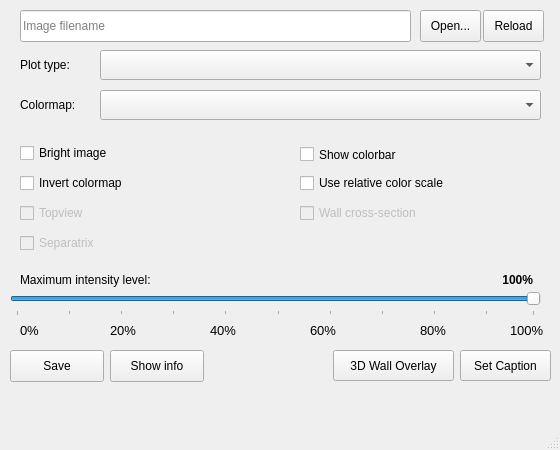
<?xml version="1.0" encoding="UTF-8"?>
<ui version="4.0">
 <class>MainWindow</class>
 <widget class="QMainWindow" name="MainWindow">
  <property name="geometry">
   <rect>
    <x>0</x>
    <y>0</y>
    <width>560</width>
    <height>450</height>
   </rect>
  </property>
  <property name="minimumSize">
   <size>
    <width>560</width>
    <height>450</height>
   </size>
  </property>
  <property name="maximumSize">
   <size>
    <width>560</width>
    <height>450</height>
   </size>
  </property>
  <property name="windowTitle">
   <string>SOFT Image Visualization</string>
  </property>
  <widget class="QWidget" name="centralwidget">
   <widget class="QPushButton" name="btnOpen">
    <property name="geometry">
     <rect>
      <x>420</x>
      <y>10</y>
      <width>61</width>
      <height>32</height>
     </rect>
    </property>
    <property name="text">
     <string>Open...</string>
    </property>
   </widget>
   <widget class="QPushButton" name="btnReload">
    <property name="geometry">
     <rect>
      <x>483</x>
      <y>10</y>
      <width>61</width>
      <height>32</height>
     </rect>
    </property>
    <property name="text">
     <string>Reload</string>
    </property>
   </widget>
   <widget class="QLineEdit" name="txtFilename">
    <property name="geometry">
     <rect>
      <x>20</x>
      <y>10</y>
      <width>391</width>
      <height>32</height>
     </rect>
    </property>
    <property name="placeholderText">
     <string>Image filename</string>
    </property>
   </widget>
   <widget class="QComboBox" name="cbPlotType">
    <property name="geometry">
     <rect>
      <x>100</x>
      <y>50</y>
      <width>441</width>
      <height>30</height>
     </rect>
    </property>
   </widget>
   <widget class="QLabel" name="label">
    <property name="geometry">
     <rect>
      <x>20</x>
      <y>55</y>
      <width>71</width>
      <height>20</height>
     </rect>
    </property>
    <property name="text">
     <string>Plot type:</string>
    </property>
   </widget>
   <widget class="QLabel" name="label_2">
    <property name="geometry">
     <rect>
      <x>20</x>
      <y>95</y>
      <width>71</width>
      <height>20</height>
     </rect>
    </property>
    <property name="text">
     <string>Colormap:</string>
    </property>
   </widget>
   <widget class="QComboBox" name="cbColormap">
    <property name="geometry">
     <rect>
      <x>100</x>
      <y>90</y>
      <width>441</width>
      <height>30</height>
     </rect>
    </property>
   </widget>
   <widget class="QSlider" name="sliderIntensity">
    <property name="geometry">
     <rect>
      <x>10</x>
      <y>290</y>
      <width>531</width>
      <height>26</height>
     </rect>
    </property>
    <property name="minimum">
     <number>1</number>
    </property>
    <property name="maximum">
     <number>100</number>
    </property>
    <property name="pageStep">
     <number>10</number>
    </property>
    <property name="value">
     <number>100</number>
    </property>
    <property name="tracking">
     <bool>true</bool>
    </property>
    <property name="orientation">
     <enum>Qt::Horizontal</enum>
    </property>
    <property name="tickPosition">
     <enum>QSlider::TicksBelow</enum>
    </property>
    <property name="tickInterval">
     <number>10</number>
    </property>
   </widget>
   <widget class="QLabel" name="label_3">
    <property name="geometry">
     <rect>
      <x>20</x>
      <y>270</y>
      <width>171</width>
      <height>20</height>
     </rect>
    </property>
    <property name="text">
     <string>Maximum intensity level:</string>
    </property>
   </widget>
   <widget class="QLabel" name="label_5">
    <property name="geometry">
     <rect>
      <x>110</x>
      <y>320</y>
      <width>31</width>
      <height>21</height>
     </rect>
    </property>
    <property name="font">
     <font>
      <pointsize>10</pointsize>
     </font>
    </property>
    <property name="text">
     <string>20%</string>
    </property>
   </widget>
   <widget class="QLabel" name="label_6">
    <property name="geometry">
     <rect>
      <x>210</x>
      <y>320</y>
      <width>31</width>
      <height>21</height>
     </rect>
    </property>
    <property name="font">
     <font>
      <pointsize>10</pointsize>
     </font>
    </property>
    <property name="text">
     <string>40%</string>
    </property>
   </widget>
   <widget class="QLabel" name="label_7">
    <property name="geometry">
     <rect>
      <x>310</x>
      <y>320</y>
      <width>31</width>
      <height>21</height>
     </rect>
    </property>
    <property name="font">
     <font>
      <pointsize>10</pointsize>
     </font>
    </property>
    <property name="text">
     <string>60%</string>
    </property>
   </widget>
   <widget class="QLabel" name="label_8">
    <property name="geometry">
     <rect>
      <x>420</x>
      <y>320</y>
      <width>31</width>
      <height>21</height>
     </rect>
    </property>
    <property name="font">
     <font>
      <pointsize>10</pointsize>
     </font>
    </property>
    <property name="text">
     <string>80%</string>
    </property>
   </widget>
   <widget class="QLabel" name="label_9">
    <property name="geometry">
     <rect>
      <x>510</x>
      <y>320</y>
      <width>41</width>
      <height>21</height>
     </rect>
    </property>
    <property name="font">
     <font>
      <pointsize>10</pointsize>
     </font>
    </property>
    <property name="text">
     <string>100%</string>
    </property>
   </widget>
   <widget class="QLabel" name="label_10">
    <property name="geometry">
     <rect>
      <x>20</x>
      <y>320</y>
      <width>21</width>
      <height>21</height>
     </rect>
    </property>
    <property name="font">
     <font>
      <pointsize>10</pointsize>
     </font>
    </property>
    <property name="text">
     <string>0%</string>
    </property>
   </widget>
   <widget class="QPushButton" name="btnSave">
    <property name="geometry">
     <rect>
      <x>10</x>
      <y>350</y>
      <width>94</width>
      <height>32</height>
     </rect>
    </property>
    <property name="text">
     <string>Save</string>
    </property>
   </widget>
   <widget class="QLabel" name="lblIntensity">
    <property name="geometry">
     <rect>
      <x>470</x>
      <y>270</y>
      <width>63</width>
      <height>20</height>
     </rect>
    </property>
    <property name="font">
     <font>
      <weight>75</weight>
      <bold>true</bold>
     </font>
    </property>
    <property name="layoutDirection">
     <enum>Qt::LeftToRight</enum>
    </property>
    <property name="text">
     <string>100%</string>
    </property>
    <property name="alignment">
     <set>Qt::AlignRight|Qt::AlignTrailing|Qt::AlignVCenter</set>
    </property>
   </widget>
   <widget class="QPushButton" name="btnInfo">
    <property name="geometry">
     <rect>
      <x>110</x>
      <y>350</y>
      <width>94</width>
      <height>32</height>
     </rect>
    </property>
    <property name="text">
     <string>Show info</string>
    </property>
   </widget>
   <widget class="QCheckBox" name="cbColorbar">
    <property name="geometry">
     <rect>
      <x>300</x>
      <y>140</y>
      <width>181</width>
      <height>29</height>
     </rect>
    </property>
    <property name="text">
     <string>Show colorbar</string>
    </property>
   </widget>
   <widget class="QPushButton" name="btnSetCaption">
    <property name="geometry">
     <rect>
      <x>460</x>
      <y>350</y>
      <width>91</width>
      <height>31</height>
     </rect>
    </property>
    <property name="text">
     <string>Set Caption</string>
    </property>
   </widget>
   <widget class="QCheckBox" name="cbInvert">
    <property name="geometry">
     <rect>
      <x>20</x>
      <y>170</y>
      <width>151</width>
      <height>26</height>
     </rect>
    </property>
    <property name="text">
     <string>Invert colormap</string>
    </property>
   </widget>
   <widget class="QCheckBox" name="cbRelativeColorbar">
    <property name="geometry">
     <rect>
      <x>300</x>
      <y>170</y>
      <width>211</width>
      <height>26</height>
     </rect>
    </property>
    <property name="text">
     <string>Use relative color scale</string>
    </property>
   </widget>
   <widget class="QCheckBox" name="cbBrightImage">
    <property name="geometry">
     <rect>
      <x>20</x>
      <y>140</y>
      <width>181</width>
      <height>26</height>
     </rect>
    </property>
    <property name="text">
     <string>Bright image</string>
    </property>
   </widget>
   <widget class="QCheckBox" name="cbTopview">
    <property name="enabled">
     <bool>false</bool>
    </property>
    <property name="geometry">
     <rect>
      <x>20</x>
      <y>200</y>
      <width>191</width>
      <height>26</height>
     </rect>
    </property>
    <property name="text">
     <string>Topview</string>
    </property>
   </widget>
   <widget class="QPushButton" name="btnWall">
    <property name="geometry">
     <rect>
      <x>333</x>
      <y>350</y>
      <width>121</width>
      <height>31</height>
     </rect>
    </property>
    <property name="text">
     <string>3D Wall Overlay</string>
    </property>
   </widget>
   <widget class="QCheckBox" name="cbWallCross">
    <property name="enabled">
     <bool>false</bool>
    </property>
    <property name="geometry">
     <rect>
      <x>300</x>
      <y>200</y>
      <width>231</width>
      <height>26</height>
     </rect>
    </property>
    <property name="text">
     <string>Wall cross-section</string>
    </property>
   </widget>
   <widget class="QCheckBox" name="cbSeparatrix">
    <property name="enabled">
     <bool>false</bool>
    </property>
    <property name="geometry">
     <rect>
      <x>20</x>
      <y>230</y>
      <width>241</width>
      <height>26</height>
     </rect>
    </property>
    <property name="text">
     <string>Separatrix</string>
    </property>
   </widget>
  </widget>
  <widget class="QMenuBar" name="menubar">
   <property name="geometry">
    <rect>
     <x>0</x>
     <y>0</y>
     <width>560</width>
     <height>25</height>
    </rect>
   </property>
  </widget>
  <widget class="QStatusBar" name="statusbar"/>
 </widget>
 <resources/>
 <connections/>
</ui>
